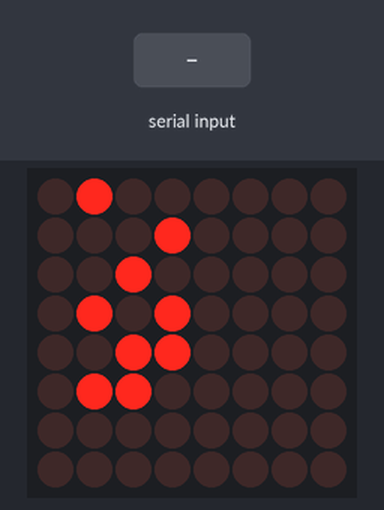
A sketch run on a simulated Arduino Uno, built with avr-gcc and run on an emulated ATmega328P. Parts: 8×8 LED matrix. Wiring (inferred from the names in the program): MAX7219 LED driver (orientation assumed): CS pin 10. The inputs (shaded band) are chosen by the test bench. What the sketch prints to the serial monitor is not drawn.

Above: at 2.99 s.
3.0 s: "p" received over Serial
At 3.6 s:
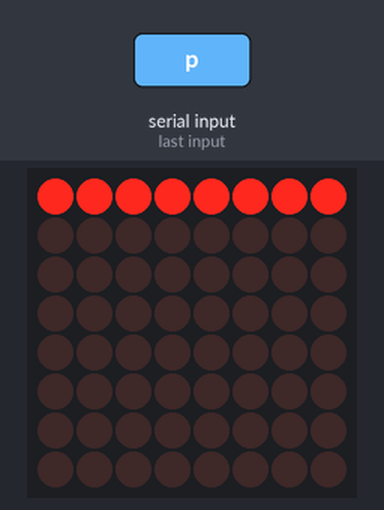
6.0 s: "r" received over Serial
At 6.11 s:
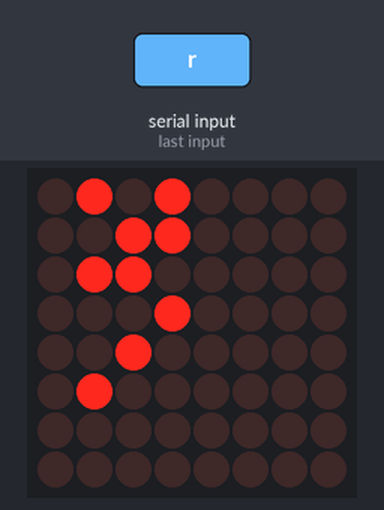
8.1 s: "0" received over Serial
At 8.5 s:
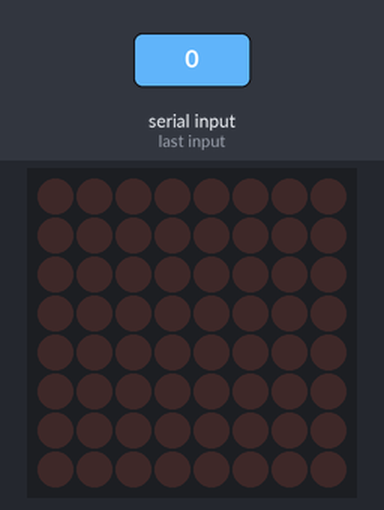
9.7 s: "90,45\n" received over Serial
At 10.6 s:
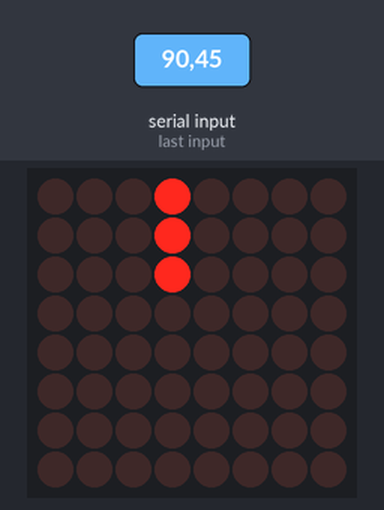
11.2 s: "s" received over Serial
At 12.0 s:
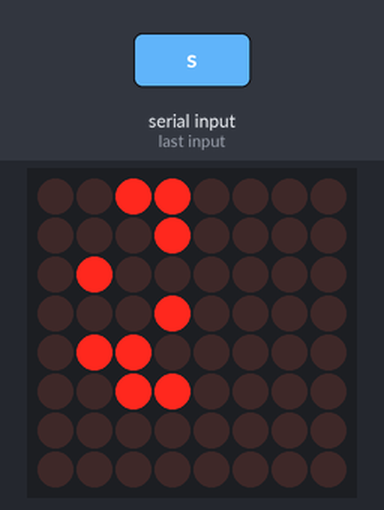
12.7 s: "w" received over Serial
At 14.1 s:
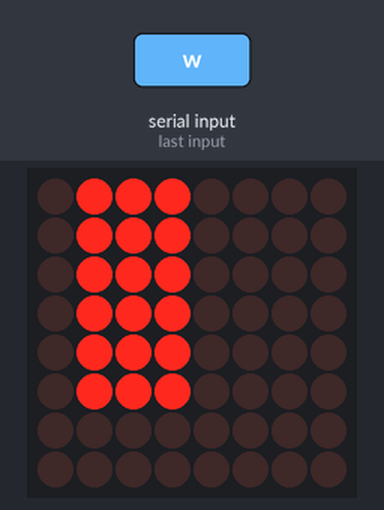
Timing chart, 0 to 15.2 s (numbered marks = the images above; inputs shaded):
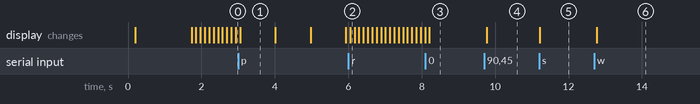

The sketch:

row_board_rainbow_test.ino
```cpp
// Row-board bring-up test — D1..D6 rainbow + per-LED identification
// Kosmo 16-channel sequencer, single row board ("fin") driven straight from a Teensy 4.1.
//
// Mapping taken verbatim from docs/16-channel-sequencer-hardware.md:
//   - LEDs are common ANODE: anode -> SEG line (pair select), 3 cathodes -> 3 DIG lines (colour)
//   - 8 SEG x 6 DIG = 48 dies; scan limit 0x05
//   - Pair->bit map is NOT the identity: PAIR_BIT = {6,5,4,3,2,1,0,7}
//   - Plane order within a half is B, G, R (DIG_0 is blue, not red)
//
// WIRING: see the notes in the chat / the doc. DIN=11, CLK=13, LOAD=10 — the same
// Teensy pins the main board uses, so this sketch stays valid once U33 is in the path.
//
// !! On the real board MAX_DIN/CLK/LOAD arrive at 5 V from U33 (74AHCT125). Driving the
// !! MAX7219 directly from 3.3 V bypasses that shifter and sits BELOW the datasheet's
// !! V_IH = 0.7 x V+ = 3.5 V. It often works; if it is dead or glitchy, suspect this
// !! before suspecting your soldering.

#include <SPI.h>

static const uint8_t PIN_DIN  = 11;  // MOSI
static const uint8_t PIN_CLK  = 13;  // SCK (also the on-board LED — it will flicker)
static const uint8_t PIN_LOAD = 10;  // CS / LOAD

// MAX7219 registers
static const uint8_t REG_NOOP      = 0x00;
static const uint8_t REG_DIGIT0    = 0x01;  // 0x01..0x06 = the six colour bit-planes
static const uint8_t REG_DECODE    = 0x09;
static const uint8_t REG_INTENSITY = 0x0A;
static const uint8_t REG_SCANLIMIT = 0x0B;
static const uint8_t REG_SHUTDOWN  = 0x0C;
static const uint8_t REG_DISPTEST  = 0x0F;

// 3-bit colour codes, 0bBGR
static const uint8_t C_OFF = 0, C_RED = 1, C_GRN = 2, C_YEL = 3,
                     C_BLU = 4, C_MAG = 5, C_CYA = 6, C_WHT = 7;

// Hue wheel — six steps, which is exactly the six LEDs that are fitted.
static const uint8_t WHEEL[6] = { C_RED, C_YEL, C_GRN, C_CYA, C_BLU, C_MAG };

// As drawn: pair 0 (cols 1-2) is on SEG A = bit 6, pair 7 (cols 15-16) on SEG DP = bit 7.
static const uint8_t PAIR_BIT[8] = { 6, 5, 4, 3, 2, 1, 0, 7 };

static uint8_t colour[16];        // one 3-bit code per column, index = column - 1
static uint8_t intensity = 0x08;  // mid — 0x02 is dim enough to read as "not working"
static char    mode      = 'r';
static uint8_t only_led  = 0;     // 1..6 in 'o' mode

static void maxWrite(uint8_t reg, uint8_t val) {
  SPI.beginTransaction(SPISettings(1000000, MSBFIRST, SPI_MODE0));
  digitalWrite(PIN_LOAD, LOW);
  SPI.transfer(reg);
  SPI.transfer(val);
  digitalWrite(PIN_LOAD, HIGH);
  SPI.endTransaction();
}

// Transpose 16 colour codes into the 6 digit registers. Straight from the doc.
static void pushFrame() {
  uint8_t plane[6] = { 0, 0, 0, 0, 0, 0 };
  for (uint8_t i = 0; i < 16; i++) {
    uint8_t bit  = PAIR_BIT[i >> 1];
    uint8_t base = (i & 1) ? 3 : 0;   // even (upper) column's planes start at DIG_3
    uint8_t c    = colour[i];
    if (c & 4) plane[base + 0] |= (1 << bit);   // blue  -> DIG_0 / DIG_3
    if (c & 2) plane[base + 1] |= (1 << bit);   // green -> DIG_1 / DIG_4
    if (c & 1) plane[base + 2] |= (1 << bit);   // red   -> DIG_2 / DIG_5
  }
  for (uint8_t d = 0; d < 6; d++) maxWrite(REG_DIGIT0 + d, plane[d]);
}

static void initChip() {
  maxWrite(REG_SHUTDOWN,  0x00);   // shut down while configuring
  maxWrite(REG_DISPTEST,  0x00);
  maxWrite(REG_DECODE,    0x00);   // no decode — raw segment control
  maxWrite(REG_SCANLIMIT, 0x05);   // DIG0..DIG5 -> 1/6 duty
  maxWrite(REG_INTENSITY, intensity);
  for (uint8_t d = 0; d < 6; d++) maxWrite(REG_DIGIT0 + d, 0x00);
  maxWrite(REG_SHUTDOWN,  0x01);   // normal operation
}

static void help() {
  Serial.println();
  Serial.println(F("Row-board test — commands:"));
  Serial.println(F("  r  rainbow chase across D1..D6   (default)"));
  Serial.println(F("  s  static: D1=red D2=grn D3=blu D4=yel D5=cya D6=mag"));
  Serial.println(F("  w  all six white"));
  Serial.println(F("  t  MAX7219 display test (all dies on, bypasses my mapping)"));
  Serial.println(F("  p  plane walk: 0xFF into one digit register at a time"));
  Serial.println(F("  1..6  light only that LED, white  — confirms which LED is which column"));
  Serial.println(F("  0  all off"));
  Serial.println(F("  +/-  intensity up/down"));
  Serial.println(F("  ?  this help"));
  Serial.println();
}

void setup() {
  Serial.begin(115200);
  pinMode(PIN_LOAD, OUTPUT);
  digitalWrite(PIN_LOAD, HIGH);
  SPI.begin();

  delay(200);
  initChip();

  // Display test first: it lights every die without going through my transpose, so it
  // separates "wiring/chip is dead" from "my mapping is wrong".
  maxWrite(REG_DISPTEST, 0x01);
  delay(1500);
  maxWrite(REG_DISPTEST, 0x00);

  help();
  Serial.println(F("mode=rainbow"));
}

void loop() {
  if (Serial.available()) {
    char c = Serial.read();
    if (c == 'r' || c == 's' || c == 'w' || c == 't' || c == 'p') {
      mode = c;
      if (c == 't') { maxWrite(REG_DISPTEST, 0x01); }
      else          { maxWrite(REG_DISPTEST, 0x00); }
      Serial.print(F("mode=")); Serial.println(c);
    } else if (c >= '1' && c <= '6') {
      mode = 'o'; only_led = c - '0';
      maxWrite(REG_DISPTEST, 0x00);
      Serial.print(F("only D")); Serial.println(only_led);
    } else if (c == '0') {
      mode = 'x';
      maxWrite(REG_DISPTEST, 0x00);
      Serial.println(F("all off"));
    } else if (c == '+' || c == '-') {
      if (c == '+' && intensity < 0x0F) intensity++;
      if (c == '-' && intensity > 0x00) intensity--;
      maxWrite(REG_INTENSITY, intensity);
      Serial.print(F("intensity=0x")); Serial.println(intensity, HEX);
    } else if (c == '?') {
      help();
    }
  }

  static uint32_t last = 0;
  static uint8_t  phase = 0;
  if (millis() - last < 120) return;
  last = millis();

  for (uint8_t i = 0; i < 16; i++) colour[i] = C_OFF;

  switch (mode) {
    case 'r':
      for (uint8_t i = 0; i < 6; i++) colour[i] = WHEEL[(i + phase) % 6];
      phase = (phase + 1) % 6;
      break;
    case 's': {
      static const uint8_t fixed[6] = { C_RED, C_GRN, C_BLU, C_YEL, C_CYA, C_MAG };
      for (uint8_t i = 0; i < 6; i++) colour[i] = fixed[i];
      break;
    }
    case 'w':
      for (uint8_t i = 0; i < 6; i++) colour[i] = C_WHT;
      break;
    case 'o':
      if (only_led >= 1 && only_led <= 6) colour[only_led - 1] = C_WHT;
      break;
    case 't':
      return;  // chip is driving itself

    case 'p': {
      // Decisive diagnostic: 0xFF into one digit register lights every SEG line during
      // that DIG's slot, with no transpose involved. If this walks correctly, the chip and
      // the matrix are good and only the colour[] -> plane[] mapping can be at fault.
      static uint8_t pl = 0, tick = 0;
      if (tick == 0) {
        for (uint8_t d = 0; d < 6; d++) maxWrite(REG_DIGIT0 + d, (d == pl) ? 0xFF : 0x00);
        Serial.print(F("plane ")); Serial.print(pl);
        Serial.print(F(" = digit reg 0x0")); Serial.print(pl + 1);
        Serial.print(F(" -> expect "));
        if (pl < 3) Serial.print(F("D1 D3 D5 (odd cols), "));
        else        Serial.print(F("D2 D4 D6 (even cols), "));
        uint8_t k = pl % 3;
        if      (k == 0) Serial.println(F("BLUE"));
        else if (k == 1) Serial.println(F("GREEN"));
        else             Serial.println(F("RED"));
        pl = (pl + 1) % 6;
      }
      tick = (tick + 1) % 8;   // ~1 s per plane
      return;
    }
    default:
      break;   // 'x' = all off
  }
  pushFrame();
}
```

Measured:
- after the input at 3.0 s, the display: changes after 0.05 s (image 1)
- after the input at 6.0 s, the display: changes after 0.05 s (image 2)
- after the input at 8.1 s, the display: changes after 0.11 s (image 3)
- after the input at 9.7 s, the display: changes after 0.07 s (image 4)
- after the input at 11.2 s, the display: changes at once (image 5)
- after the input at 12.7 s, the display: changes after 0.07 s (image 6)
- what the display in image 1 shows lasts 0.9 s, from 3.1 s to 4.0 s
